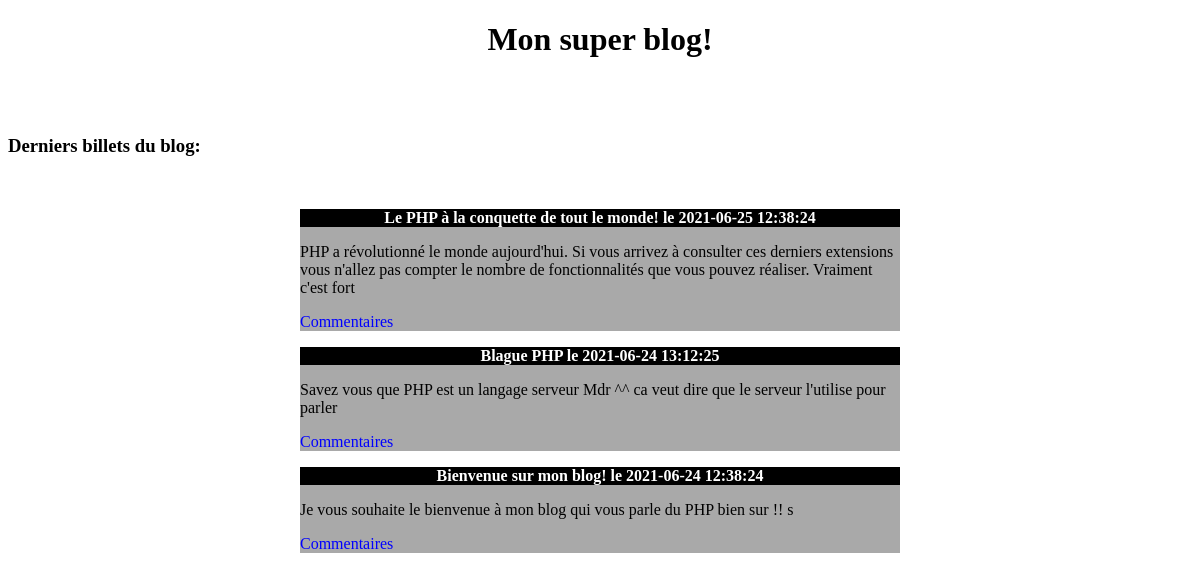
Page /index2WithBD.php on the committed database.
### tables this page shows
CREATE TABLE `billets` (
  `ID` int(11) NOT NULL,
  `titre` varchar(255) NOT NULL,
  `contenu` text NOT NULL,
  `dateCreation` datetime NOT NULL
);

### index2WithBD.php (the view, shortened to what this page needs)
<!DOCTYPE html>
<html lang="en">
<head>
    <link rel="stylesheet" href="blogStyle.css">
</head>
<body>
    <?php include 'elementsCommuns.php' ?>
    <h3>Derniers billets du blog:</h3><br />
    <?php
    try {
        $bdd = new PDO('mysql:host=localhost;dbname=dbblog;charset=utf8', 'root', '', array(PDO::ATTR_ERRMODE => PDO::ERRMODE_EXCEPTION));
    } catch (Exception $e) {
        die('Erreur' . $e->getMessage());
    }
    $req = $bdd->prepare('SELECT ID,titre, contenu, dateCreation FROM dbblog.billets ORDER BY dateCreation DESC');
    $req->execute();
    while ($donnees = $req->fetch()) {
        echo "<div id=\"Billet\">
                <p id=\"titreBillet\">" . htmlspecialchars($donnees['titre']) . " le " . $donnees['dateCreation'] . "</p>
                <p id=\"contenuBillet\">" . nl2br(htmlspecialchars($donnees['contenu'])) . "</p>
                <a href=\"commentairesWithBD.php?billet=" . $donnees['ID'] . "\">Commentaires</a>
              </div>";
    }
    ?>
</body>
</html>

### blogStyle.css (style rules this page uses)
#Billet { background-color: darkgray; margin: auto; width: 600px; }
#titreBillet { text-align: center; font-weight: bold; background-color: #000; color: #fff; }
a { text-decoration: none; color: #0000ff; }

### rows in the picture
billets: titre "Le PHP à la conquette de tout le monde!", dateCreation "2021-06-25 12:38:24", contenu "PHP a révolutionné le monde aujourd'hui. Si vous arrivez à consulter ces derniers extensions vous n'allez pas compter le nombre de fonctionnalités que vous pouvez réaliser. Vraiment c'est fort"
billets: titre "Blague PHP", dateCreation "2021-06-24 13:12:25", contenu "Savez vous que PHP est un langage serveur Mdr ^^ ca veut dire que le serveur l'utilise pour parler"
billets: titre "Bienvenue sur mon blog!", dateCreation "2021-06-24 12:38:24", contenu "Je vous souhaite le bienvenue à mon blog qui vous parle du PHP bien sur !! s"
